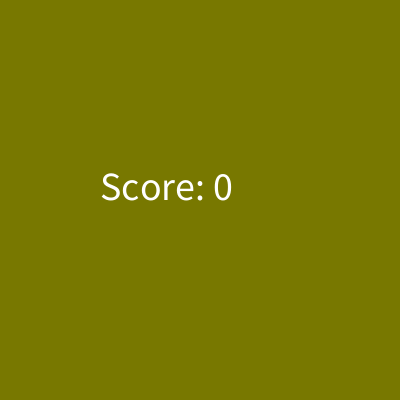
Frame 1 (no input)
Frame 60 (the mouse pressed at the canvas centre just before this capture): identical to frame 1, image omitted
Frame 120 (the mouse held since frame 60 and released just before this capture): identical to frame 1, image omitted

The Processing sketch that drew this single still picture (run headless with seeded random() and noise(); from frame 60 on, the mouse is pressed at the canvas centre):

// Processing sketch: writingToAFile
// ── writingToAFile.pde
int score = 0;
void setup() {
  size(400, 400);
  
  JSONObject obj = loadJSONObject("highscore.json");
  if (obj != null) {
    score = obj.getInt("score");
  }
}

void draw() {
  background(120, 120, 0);
  
  textSize(40);
  text("Score: " + score, 100, 200);
}

void mousePressed() {
  if (mouseButton == LEFT) {
    score++;
  } else if (mouseButton == RIGHT) {
    // save the high score
    JSONObject obj = new JSONObject();
    obj.setInt("score", score);
    
    println(obj);
    
    saveJSONObject(obj, "highscore.json");
  }
}
